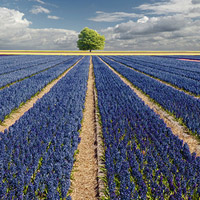
#> input picture Learning/539bd63331668431.jpg, 200 x 200 px
$ python Test46_AwesomeMergeEffect.py
#> lines starting #> are read from the running program, lines starting #| are printed output that depends on the picture
'''
Awesome Merge Effect:很棒的合并效应
'''

from PIL import Image

landscape=Image.open('539bd63331668431.jpg')
#> landscape is the input picture: PIL image 200x200 RGB; mean R, G, B 99.8, 106, 120.3
cute=Image.open('landscape1.jpg')
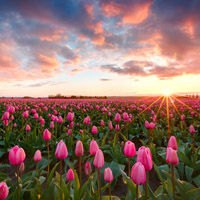
#> input picture Learning/landscape1.jpg, 200 x 200 px
#> cute is the input picture: PIL image 200x200 RGB; mean R, G, B 140.7, 111, 102.4
r1,g1,b1=landscape.split()
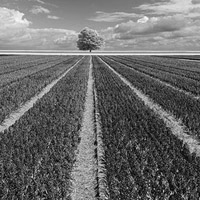
#> g1: PIL image 200x200 L; min 0, max 251, mean 106
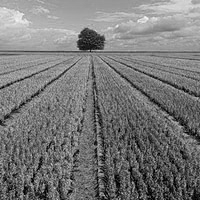
#> b1: PIL image 200x200 L; min 0, max 249, mean 120.3
r2,g2,b2=cute.split()
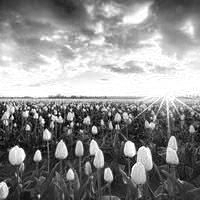
#> r2: PIL image 200x200 L; min 0, max 255, mean 140.7
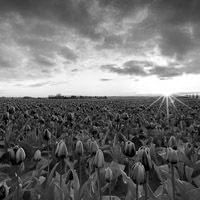
#> g2: PIL image 200x200 L; min 0, max 255, mean 111
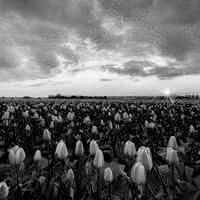
#> b2: PIL image 200x200 L; min 0, max 255, mean 102.4

#  合并两张图片并展示
new_img=Image.merge("RGB",(r2,g1,b2))
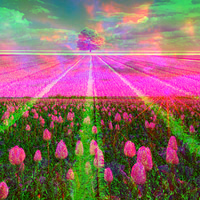
#> new_img: PIL image 200x200 RGB; mean R, G, B 140.7, 106, 102.4

new_img.show()
